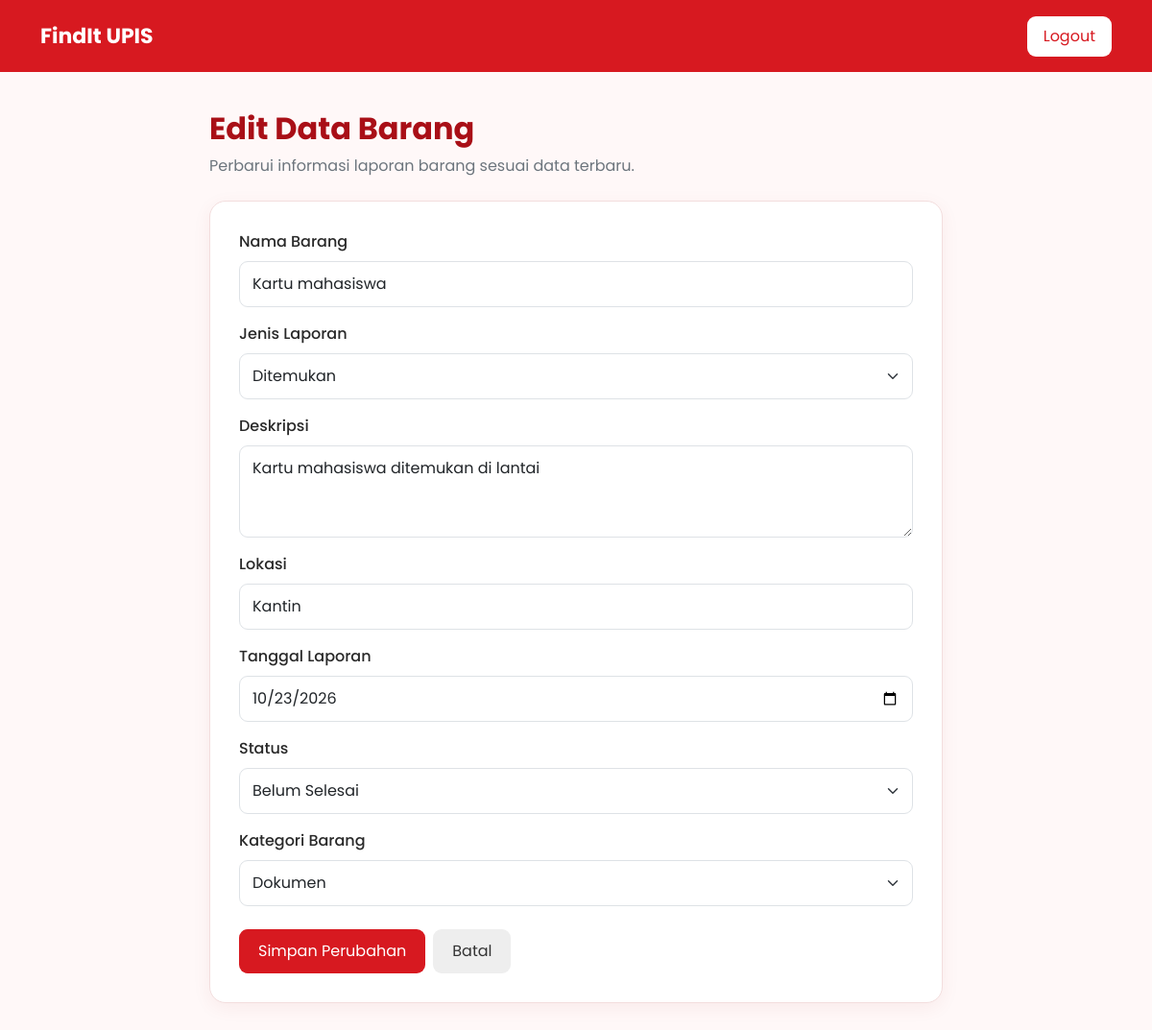
/edit_barang.php?id=2 (signed in), run on the app's committed database.
### tables this page shows
CREATE TABLE `barang` (
  `id_barang` int(11) NOT NULL,
  `nama_barang` varchar(100) NOT NULL,
  `jenis_laporan` enum('Hilang','Ditemukan') NOT NULL,
  `deskripsi` text NOT NULL,
  `lokasi` varchar(150) NOT NULL,
  `tanggal_laporan` date NOT NULL,
  `status` enum('Belum Selesai','Selesai') NOT NULL DEFAULT 'Belum Selesai',
  `id_kategori` int(11) NOT NULL
);

CREATE TABLE `kategori_barang` (
  `id_kategori` int(11) NOT NULL,
  `nama_kategori` varchar(100) NOT NULL
);

### edit_barang.php (the view, shortened to what this page needs)
<?php
include 'koneksi.php';
$id_barang = (int) $_GET['id'];
$queryBarang = mysqli_prepare(
    $conn,
    "SELECT * FROM barang WHERE id_barang = ?"
);
mysqli_stmt_bind_param(
    $queryBarang,
    "i",
    $id_barang
);
mysqli_stmt_execute($queryBarang);
$hasilBarang = mysqli_stmt_get_result($queryBarang);
$barang = mysqli_fetch_assoc($hasilBarang);
$queryKategori = mysqli_query(
    $conn,
    "SELECT * FROM kategori_barang ORDER BY nama_kategori ASC"
);
?>
<!DOCTYPE html>
<html lang="id">
<head>
    <link
        href="https://cdn.jsdelivr.net/npm/bootstrap@5.3.3/dist/css/bootstrap.min.css"
        rel="stylesheet"
    >
</head>
<body>
    <nav class="navbar">
        <div class="container">
            <a class="navbar-brand" href="dashboard.php">
                FindIt UPIS
            </a>
            <a href="logout.php" class="btn btn-logout">
                Logout
            </a>
        </div>
    </nav>
    <main class="main-content">
        <div class="mb-4">
            <h2 class="page-title">Edit Data Barang</h2>
            <p class="text-secondary">
                Perbarui informasi laporan barang sesuai data terbaru.
            </p>
        </div>
        <div class="form-card">
            <form method="POST" action="">
                <div class="mb-3">
                    <label for="nama_barang" class="form-label">
                        Nama Barang
                    </label>
                    <input
                        type="text"
                        name="nama_barang"
                        id="nama_barang"
                        class="form-control"
                        value="<?php echo htmlspecialchars($_POST['nama_barang'] ?? $barang['nama_barang']); ?>"
                        required
                    >
                </div>
                <div class="mb-3">
                    <label for="jenis_laporan" class="form-label">
                        Jenis Laporan
                    </label>
                    <select
                        name="jenis_laporan"
                        id="jenis_laporan"
                        class="form-select"
                        required
                    >
                        <option
                            value="Ditemukan"
                            <?php echo (($_POST['jenis_laporan'] ?? $barang['jenis_laporan']) === 'Ditemukan') ? 'selected' : ''; ?>
                        >
                            Ditemukan
                        </option>
                    </select>
                </div>
                <div class="mb-3">
                    <label for="deskripsi" class="form-label">
                        Deskripsi
                    </label>
                    <textarea
                        name="deskripsi"
                        id="deskripsi"
                        class="form-control"
                        rows="3"
                        required
                    ><?php echo htmlspecialchars($_POST['deskripsi'] ?? $barang['deskripsi']); ?></textarea>
                </div>
                <div class="mb-3">
                    <label for="lokasi" class="form-label">
                        Lokasi
                    </label>
                    <input
                        type="text"
                        name="lokasi"
                        id="lokasi"
                        class="form-control"
                        value="<?php echo htmlspecialchars($_POST['lokasi'] ?? $barang['lokasi']); ?>"
                        required
                    >
                </div>
                <div class="mb-3">
                    <label for="tanggal_laporan" class="form-label">
                        Tanggal Laporan
                    </label>
                    <input
                        type="date"
                        name="tanggal_laporan"
                        id="tanggal_laporan"
                        class="form-control"
                        value="<?php echo htmlspecialchars($_POST['tanggal_laporan'] ?? $barang['tanggal_laporan']); ?>"
                        required
                    >
                </div>
                <div class="mb-3">
                    <label for="status" class="form-label">
                        Status
                    </label>
                    <select
                        name="status"
                        id="status"
                        class="form-select"
                        required
                    >
                        <option
                            value="Belum Selesai"
                            <?php echo (($_POST['status'] ?? $barang['status']) === 'Belum Selesai') ? 'selected' : ''; ?>
                        >
                            Belum Selesai
                        </option>
                    </select>
                </div>
                <div class="mb-4">
                    <label for="id_kategori" class="form-label">
                        Kategori Barang
                    </label>
                    <select
                        name="id_kategori"
                        id="id_kategori"
                        class="form-select"
                        required
                    >
                        <?php while ($kategori = mysqli_fetch_assoc($queryKategori)) { ?>
                            <option
                                value="<?php echo $kategori['id_kategori']; ?>"
                                <?php echo ((string) ($_POST['id_kategori'] ?? $barang['id_kategori']) === (string) $kategori['id_kategori']) ? 'selected' : ''; ?>
                            >
                                <?php echo htmlspecialchars($kategori['nama_kategori']); ?>
                            </option>
                        <?php } ?>
                    </select>
                </div>
                <div class="d-flex flex-wrap gap-2">
                    <button type="submit" class="btn btn-simpan">
                        Simpan Perubahan
                    </button>
                    <a href="barang.php" class="btn btn-kembali">
                        Batal
                    </a>
                </div>
            </form>
        </div>
    </main>
</body>
</html>

### edit_barang.php (style rules this page uses)
body { font-family: 'Poppins', sans-serif; background-color: #fff8f8; color: #292929; }
.navbar { background-color: #d71920; padding: 16px 0; }
.navbar-brand { color: white; font-size: 22px; font-weight: 700; }
.btn-logout { background-color: white; color: #d71920; border: none; border-radius: 9px; padding: 9px 17px; }
.main-content { max-width: 800px; margin: 40px auto; padding: 0 18px; }
.form-card { background-color: white; border: 1px solid #f3dede; border-radius: 17px; padding: 30px; box-shadow: 0 5px 20px rgba(150, 0, 0, 0.06); }
.page-title { color: #a90f17; font-weight: 700; }
.form-label { font-weight: 500; }
.form-control, .form-select { border-radius: 9px; padding: 11px 13px; }
.btn-simpan { background-color: #d71920; color: white; border: none; border-radius: 9px; padding: 11px 20px; }
.btn-kembali { background-color: #eeeeee; color: #333; border: none; border-radius: 9px; padding: 11px 20px; }

### data on the page
barang: nama_barang "Kartu mahasiswa", jenis_laporan "Ditemukan", deskripsi "Kartu mahasiswa ditemukan di lantai", lokasi "Kantin", tanggal_laporan "10/23/2026", status "Belum Selesai", id_kategori "Dokumen"
